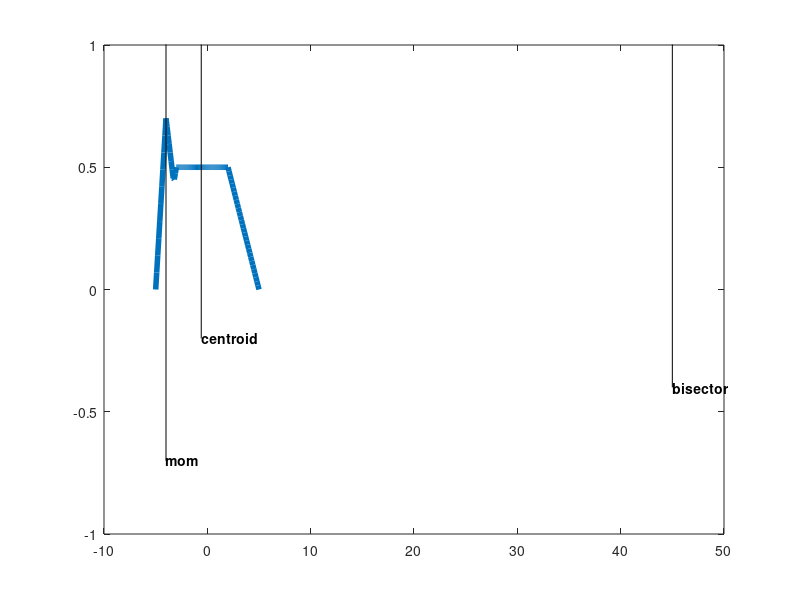

The MATLAB source for this figure:
% compdfz.m
x = -5:0.1:5;
A = trimf(x,[-5 -4 -2]); B = trapmf(x,[-5 -3 2 5]); C = max(0.7*A, 0.5*B); %produce fuzzy sets
plot(x,C,'LineWidth',4), ylim([-1 1])
x1 = defuzz(x,C,'centroid')
h1 = line([x1 x1],[-0.2 1.2],'Color','k'); t1 = text(x1,-0.2,'centroid','FontWeight','bold');
x2 = defuzz(x,C,'bisector')
h2 = line([x2 x2],[-0.4 1.2],'Color','k'); t2 = text(x2,-0.4,'bisector','FontWeight','bold');
x3 = defuzz(x,C,'mom')
h3 = line([x3 x3],[-0.7 1.2],'Color','k'); t3 = text(x3,-0.7,'mom','FontWeight','bold');
